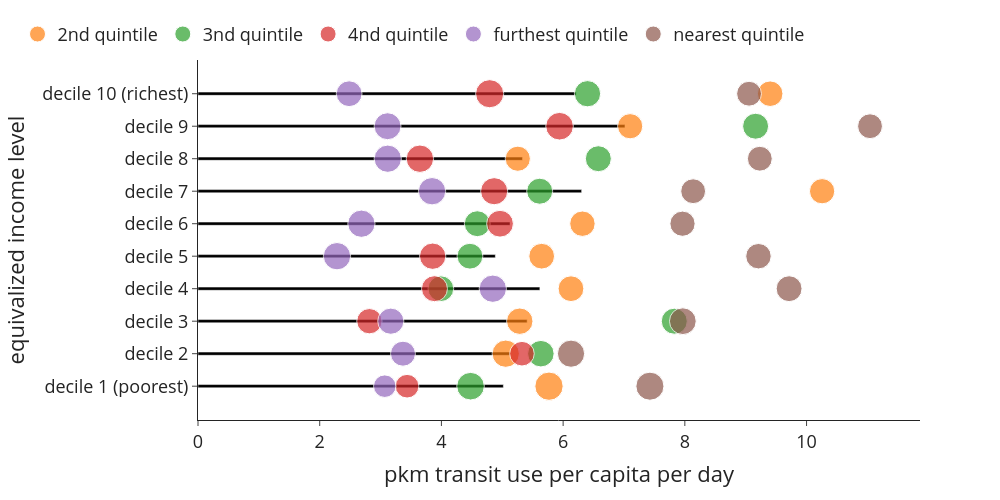

Notebook source saved alongside this figure:
### Code cell
bubblechart((use['transit_pkm']*use['n_hhd']/365), use['n_hhdmem2019'], use['n_hhd'], 0, 4, 'pkm transit use per capita per day','equivalized income level', 'pkmtrain_per_cap_inc_dist')

### Figure 1 — Plotly figure (JSON) as saved in the notebook; plotly's stock layout.template omitted (floating-point values rounded to 4 significant figures)
{"data": [{"alignmentgroup": "True", "hovertemplate": "pkm transit use per capita per day=%{x}<br>equivalized income level=%{y}<extra></extra>", "legendgroup": "", "marker": {"color": "#000000", "pattern": {"shape": ""}}, "name": "", "offsetgroup": "", "orientation": "h", "showlegend": false, "textposition": "auto", "type": "bar", "x": [5.018, 5.131, 5.409, 5.618, 4.886, 5.127, 6.304, 5.332, 7.016, 6.214], "xaxis": "x", "y": ["decile 1 (poorest)", "decile 2", "decile 3", "decile 4", "decile 5", "decile 6", "decile 7", "decile 8", "decile 9", "decile 10 (richest)"], "yaxis": "y"}, {"marker": {"size": [166095, 154225, 144900, 137555, 137185, 134240, 132480, 131405, 132110, 135440], "sizemin": 4, "sizemode": "area", "sizeref": 415.2}, "mode": "markers", "name": "2nd quintile", "showlegend": true, "type": "scatter", "x": [5.768, 5.057, 5.287, 6.129, 5.648, 6.317, 10.26, 5.255, 7.101, 9.402], "y": ["decile 1 (poorest)", "decile 2", "decile 3", "decile 4", "decile 5", "decile 6", "decile 7", "decile 8", "decile 9", "decile 10 (richest)"]}, {"marker": {"size": [158185, 145975, 140350, 137320, 138450, 139350, 140525, 139685, 139905, 143205], "sizemin": 4, "sizemode": "area", "sizeref": 415.2}, "mode": "markers", "name": "3nd quintile", "showlegend": true, "type": "scatter", "x": [4.479, 5.634, 7.826, 3.991, 4.469, 4.589, 5.615, 6.578, 9.163, 6.401], "y": ["decile 1 (poorest)", "decile 2", "decile 3", "decile 4", "decile 5", "decile 6", "decile 7", "decile 8", "decile 9", "decile 10 (richest)"]}, {"marker": {"size": [115740, 125585, 133015, 140420, 143910, 148970, 152690, 155775, 158415, 164230], "sizemin": 4, "sizemode": "area", "sizeref": 415.2}, "mode": "markers", "name": "4nd quintile", "showlegend": true, "type": "scatter", "x": [3.436, 5.323, 2.817, 3.886, 3.856, 4.963, 4.867, 3.646, 5.941, 4.793], "y": ["decile 1 (poorest)", "decile 2", "decile 3", "decile 4", "decile 5", "decile 6", "decile 7", "decile 8", "decile 9", "decile 10 (richest)"]}, {"marker": {"size": [105515, 129625, 142095, 154705, 155125, 154610, 155190, 154350, 150420, 137925], "sizemin": 4, "sizemode": "area", "sizeref": 415.2}, "mode": "markers", "name": "furthest quintile", "showlegend": true, "type": "scatter", "x": [3.069, 3.368, 3.168, 4.845, 2.284, 2.685, 3.846, 3.118, 3.115, 2.484], "y": ["decile 1 (poorest)", "decile 2", "decile 3", "decile 4", "decile 5", "decile 6", "decile 7", "decile 8", "decile 9", "decile 10 (richest)"]}, {"marker": {"size": [163515, 153285, 148470, 138870, 134395, 131795, 127900, 127680, 127995, 128145], "sizemin": 4, "sizemode": "area", "sizeref": 415.2}, "mode": "markers", "name": "nearest quintile", "showlegend": true, "type": "scatter", "x": [7.426, 6.13, 7.967, 9.713, 9.21, 7.961, 8.137, 9.232, 11.04, 9.055], "y": ["decile 1 (poorest)", "decile 2", "decile 3", "decile 4", "decile 5", "decile 6", "decile 7", "decile 8", "decile 9", "decile 10 (richest)"]}], "layout": {"bargap": 0.9, "barmode": "relative", "font": {"size": 18}, "height": 500, "legend": {"orientation": "h", "tracegroupgap": 0, "x": -0.25, "xanchor": "left", "y": 1.02, "yanchor": "bottom"}, "margin": {"t": 60}, "width": 1000, "xaxis": {"anchor": "y", "domain": [0, 1], "title": {"text": "pkm transit use per capita per day"}}, "yaxis": {"anchor": "x", "domain": [0, 1], "title": {"text": "equivalized income level"}}}}
